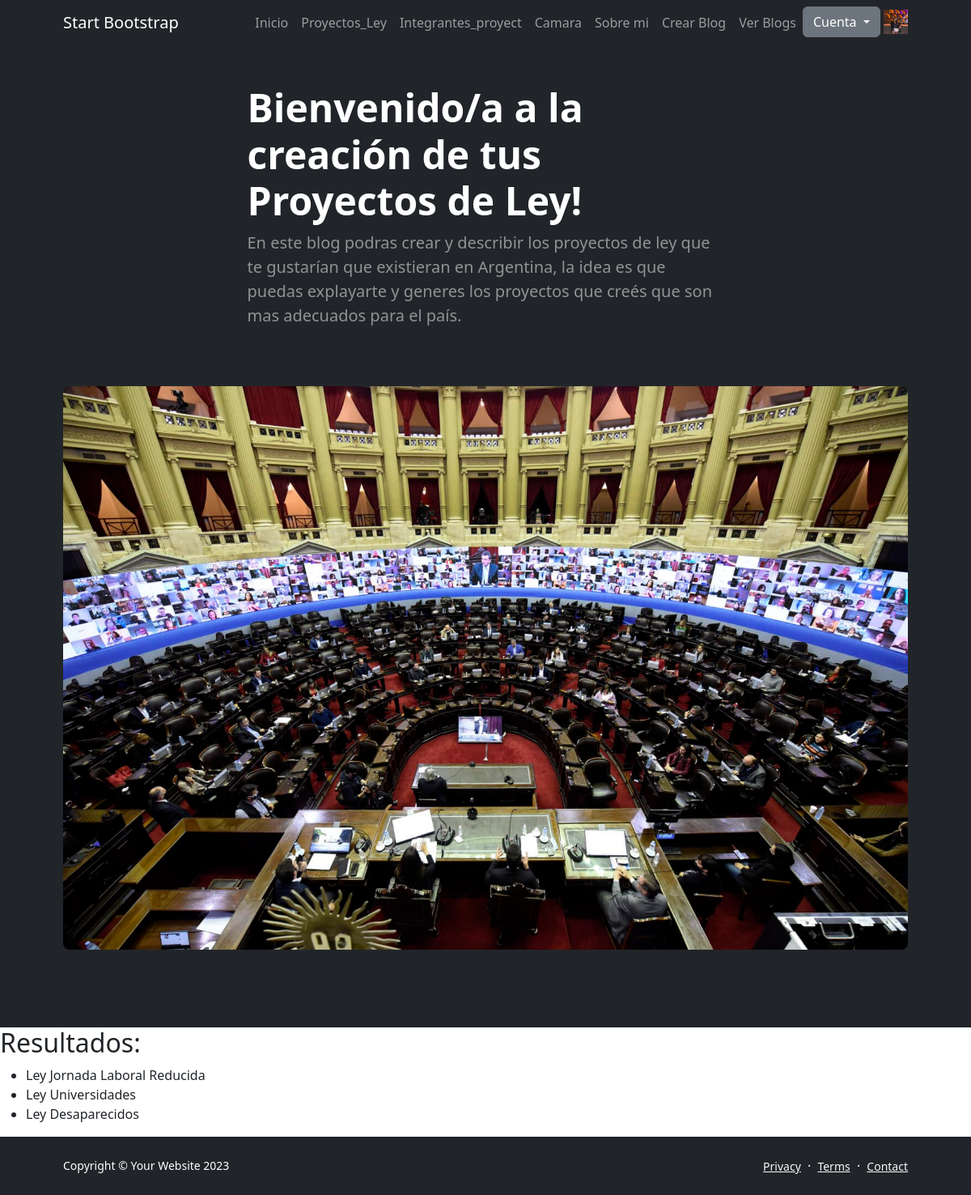
Page /busqueda_proyecto_ley/ (signed in) on the earlier database version.
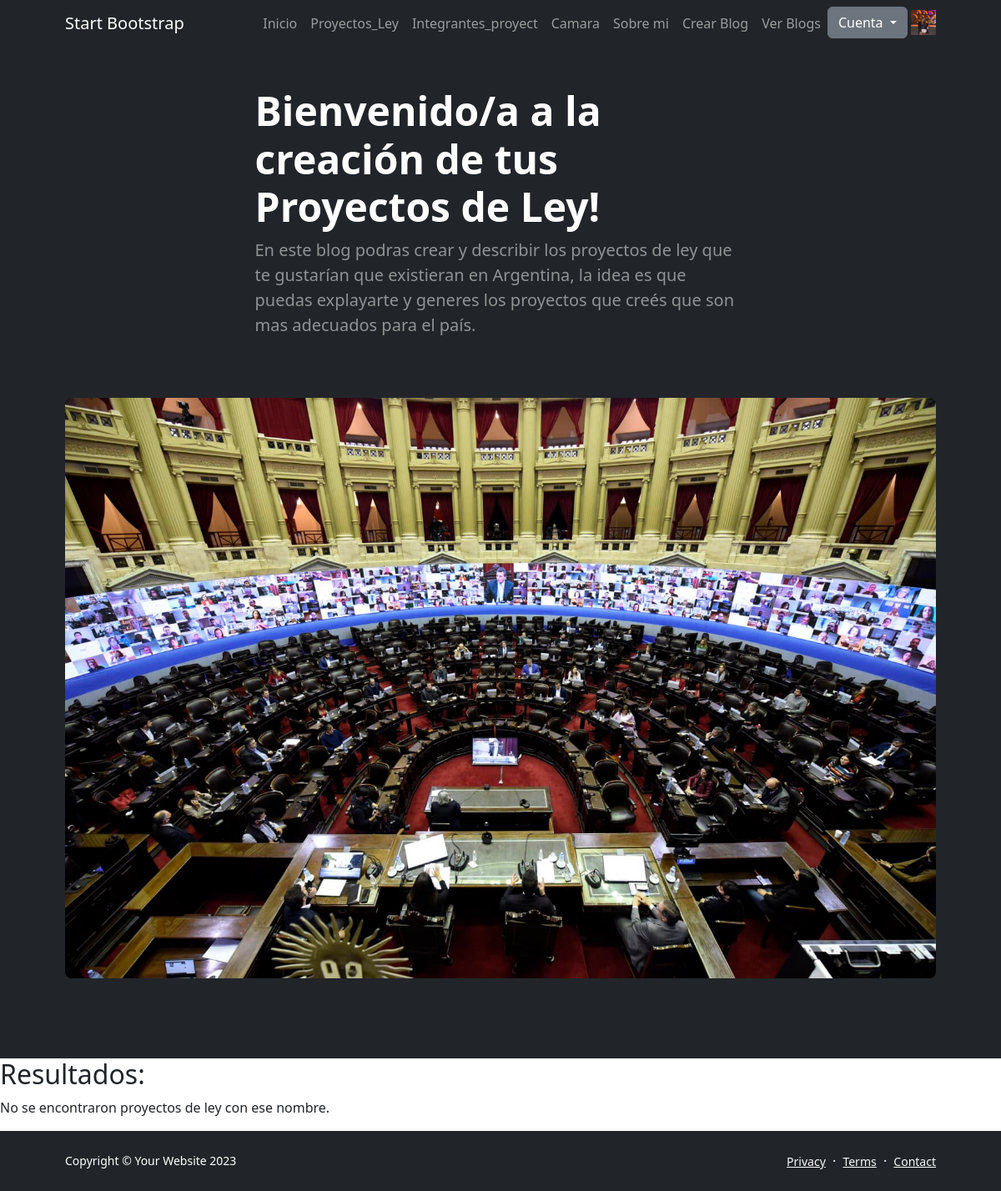
Same page on the later database version.
### appcoder/models.py (models this page shows, shortened)
class Proyectos_Ley(models.Model):
    nombre= models.CharField(max_length=40)
    tematica=models.CharField(max_length=20)

### appcoder/views.py (the view)
# urls.py: path('busqueda_proyecto_ley/', views.busqueda_proyecto_ley,name='busqueda_proyecto_ley'),
def busqueda_proyecto_ley(request):
    if request.method == "GET":
        nombre = request.GET.get("nombre", "")
        proyectos_ley = Proyectos_Ley.objects.filter(nombre__icontains=nombre)
        return render(request, 'AppCoder/resultados_busqueda.html', {'proyectos_ley': proyectos_ley})

### appcoder/templates/AppCoder/resultados_busqueda.html
{% extends 'AppCoder/base.html' %}
{% load static %}
{% block main %}
<h2>Resultados:</h2>
    {% if proyectos_ley %}
        <ul>
            {% for proyecto in proyectos_ley %}
                <li>{{ proyecto.nombre }}</li>
            {% endfor %}
        </ul>
    {% else %}
        <p>No se encontraron proyectos de ley con ese nombre.</p>
    {% endif %}
    {% endblock main %}

Differences in the rows shown:
removed Proyectos_Ley: nombre "Ley Jornada Laboral Reducida"
removed Proyectos_Ley: nombre "Ley Universidades"
removed Proyectos_Ley: nombre "Ley Desaparecidos"
Other differences:
text now shown: "No se encontraron proyectos de ley con ese nombre."
